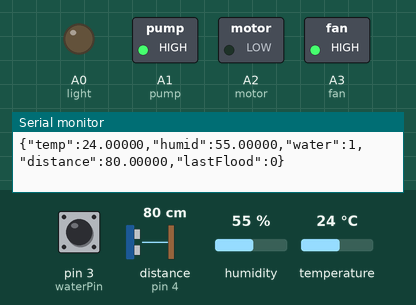
Bench run of a sketch on a simulated Arduino Uno, built with avr-gcc and run on an emulated ATmega328P. On the bench: switched loads named in the sketch (green lamp = pin HIGH), output pins drawn as LEDs (lit = HIGH), the last lines printed to the serial monitor. Wiring (inferred from the names in the program): ultrasonic range finder: trigger pin 4; echo pin 4. The test bench sets the inputs (shaded band); at power-on: humidity 55 %, pin 3 (waterPin) HIGH, distance to the obstacle (sensor on pin 4) 80 cm, temperature 24 °C. The echo pulse lasts 58.3 µs per cm.

Above: at 1.2 s.
1.3 s: humidity set to 39 %
7.4 s: humidity set to 36 %
At 8.7 s:
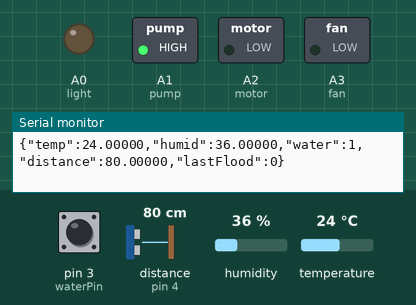
15.9 s: humidity set to 44 %
22.0 s: humidity set to 47 %
At 23.2 s:
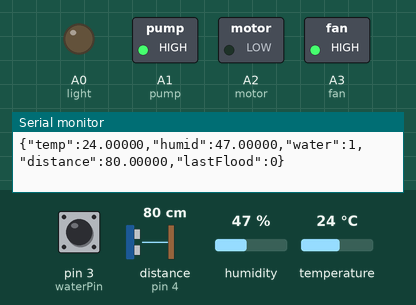
28.1 s: humidity set to 22 %
At 29.4 s:
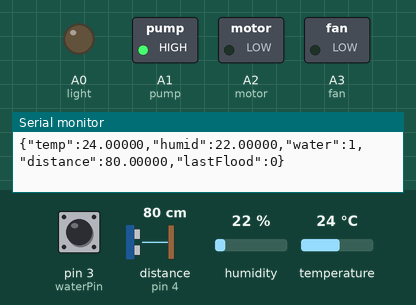
Timing chart, 0 to 31.1 s (numbered marks = the images above; inputs shaded):
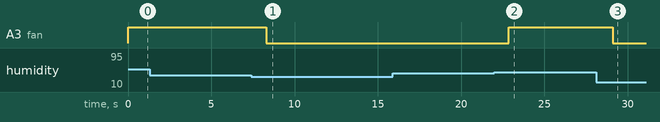

The sketch:

alpha_prototyp.ino
```cpp
//__________________________________________
//
// 	           PLANTS & MACHINES
//            early alpha v-0.0.1
//
//              Martin Breuer
//
//                  GPLv2
//
//__________________________________________


#include <DHT.h>
#include <Arduino.h>
#include "get_airthsensor.ino"
#include "get_distance.ino"
#include <avr/io.h>
#include <avr/interrupt.h>
#include <aJSON.h>

// switching high and low because of relay board config (relay is off on HIGH)
#define LIGHT_ON false
#define LIGHT_OFF true
#define PUMP_ON false
#define PUMP_OFF true

// actor state switches for ISR
volatile boolean lightStatus = LIGHT_ON;
volatile boolean pumpStatus  = PUMP_OFF;

// actors pins going to relays
const int light = A0;
const int pump = A1;
const int motor = A2;
const int fan  = A3;

// sensors pins
const int airthsensor = DHT11;
const int airthPin = 2;
const int waterPin = 3;
const int distPin = 4;

// define cycle times in seconds
const int lightOnFor = 43200;
const int lightOffFor = 43200;
const int floodEvery = 900;

// conter, use volatile to be able to increment and reset inside ISR
volatile int secLightOn   = 0;
volatile int secLightOff  = 0;
volatile int secLastFlood = 0;

// sensor readout
float distance = 0;
float airHumid = 0;
float airTemp = 0;
boolean water = 1;
DHT dht (airthPin, airthsensor);
aJsonStream serial_stream(&Serial);

void setup ()
{
  Serial.begin(9600);
  dht.begin();

  // apply INPUT and OUTPUT definition only for digital pins
  pinMode(airthPin, INPUT);
  pinMode(distPin, INPUT);
  pinMode(waterPin, INPUT);

  // set ANALOG pins to act digital
  pinMode(pump, OUTPUT);
  pinMode(motor, OUTPUT);
  pinMode(fan, OUTPUT);
  pinMode(light, OUTPUT);

  // use internal pullup
  digitalWrite(waterPin, HIGH);

  // switch all actors off
  digitalWrite(pump, pumpStatus);
  digitalWrite(motor, LOW);
  digitalWrite(fan, LOW);
  digitalWrite(light, lightStatus);

  // initialize Timer1
  cli();         // disable global interrupts

  TCCR1A = 0;    // set entire TCCR1A register to 0
  TCCR1B = 0;    // same for TCCR1B

  OCR1A = 15624;          // set compare match register to desired timer count. 16 MHz with 1024 prescaler = 15624 counts/s
  TCCR1B |= (1 << WGM12); // turn on CTC mode. clear timer on compare match

  // Set CS10 and CS12 bits for 1024 prescaler
  TCCR1B |= (1 << CS10);
  TCCR1B |= (1 << CS12);

  // enable timer compare interrupt:
  TIMSK1 |= (1 << OCIE1A);

  sei(); // enable global interrupts
}

  aJsonObject *createMessage(){
    aJsonObject *msg = aJson.createObject();
    aJson.addNumberToObject(msg, "temp", (float)airTemp);
    aJson.addNumberToObject(msg, "humid", (float)airHumid);
    aJson.addNumberToObject(msg, "water", (boolean)water);
    aJson.addNumberToObject(msg, "distance", (float)distance);
    aJson.addNumberToObject(msg, "lastFlood", secLastFlood/60);
    return msg;
  }

// gets called exacly once per second
ISR(TIMER1_COMPA_vect)
{
    if (lightStatus == LIGHT_ON)
    {
      secLightOn++;
      if (secLightOn == lightOnFor)
      {
        lightStatus = LIGHT_OFF;
        secLightOn = 0;
      }
    }

    else if (lightStatus == LIGHT_OFF)
    {
      secLightOff++;
      if (secLightOff == lightOffFor)
      {
        lightStatus = LIGHT_ON;
        secLightOff = 0;
      }
    }

   if (pumpStatus == PUMP_OFF)
   {
     secLastFlood++;
     if (secLastFlood == floodEvery)
     {
       pumpStatus = PUMP_ON;
       secLastFlood = 0;
     }
   }

  else if (pumpStatus == PUMP_ON && water == true)
  {
    pumpStatus = PUMP_OFF;
  }
}

void rise ()
{
  distance = get_distance();
}


void cool ()
{
  airHumid = get_airHumid();

  if (airHumid > 45)
  {
    digitalWrite (fan, HIGH);
    // Serial.println ("FAN ON HUMIDITY HIGH");
  }

  else if (airHumid < 38)
  {
    digitalWrite (fan, LOW);
    // Serial.println ("FAN OFF HUMIDITY OKAY");
  }


  airTemp = get_airTemp();


  if (airTemp > 35)
  {
    digitalWrite (fan, HIGH);
    // Serial.println ("FAN ON TEMP HIGH");
  }
}

boolean get_water()
{
  return digitalRead(waterPin);
}

void loop ()
{

  rise();
  cool();
  water = get_water();

  digitalWrite (light, lightStatus);
  digitalWrite (pump, pumpStatus);

  aJsonObject *msg = createMessage();
  aJson.print(msg, &serial_stream);
  Serial.println();
  aJson.deleteItem(msg);


}
```

aJSON.h
```cpp
// (licence header left out)
#ifndef aJson__h
#define aJson__h

#include <Print.h>
#include <Stream.h>
#include <Client.h>

/******************************************************************************
 * Definitions
 ******************************************************************************/
// aJson Types:
#define aJson_False 0
#define aJson_True 1
#define aJson_NULL 2
#define aJson_Int 3
#define aJson_Float 4
#define aJson_String 5
#define aJson_Array 6
#define aJson_Object 7

#define aJson_IsReference 128

#ifndef EOF
#define EOF -1
#endif

// The aJson structure:
typedef struct aJsonObject {
        char *name; // The item's name string, if this item is the child of, or is in the list of subitems of an object.
	struct aJsonObject *next, *prev; // next/prev allow you to walk array/object chains. Alternatively, use GetArraySize/GetArrayItem/GetObjectItem
	struct aJsonObject *child; // An array or object item will have a child pointer pointing to a chain of the items in the array/object.

	char type; // The type of the item, as above.

	union {
		char *valuestring; // The item's string, if type==aJson_String
		char valuebool; //the items value for true & false
		int valueint; // The item's number, if type==aJson_Number
		double valuefloat; // The item's number, if type==aJson_Number
	};
} aJsonObject;

/* aJsonStream is stream representation of aJson for its internal use;
 * it is meant to abstract out differences between Stream (e.g. serial
 * stream) and Client (which may or may not be connected) or provide even
 * stream-ish interface to string buffers. */
class aJsonStream : public Print {
public:
	aJsonStream(Stream *stream_)
		: stream_obj(stream_), bucket(EOF)
		{}
	/* Use this to check if more data is available, as aJsonStream
	 * can read some more data than really consumed and automatically
	 * skips separating whitespace if you use this method. */
	virtual bool available();

	int parseNumber(aJsonObject *item);
	int printInt(aJsonObject *item);
	int printFloat(aJsonObject *item);

	int parseString(aJsonObject *item);
	int printStringPtr(const char *str);
	int printString(aJsonObject *item);

	int skip();

	int parseValue(aJsonObject *item, char** filter);
	int printValue(aJsonObject *item);

	int parseArray(aJsonObject *item, char** filter);
	int printArray(aJsonObject *item);

	int parseObject(aJsonObject *item, char** filter);
	int printObject(aJsonObject *item);

protected:
	/* Blocking load of character, returning EOF if the stream
	 * is exhausted. */
	/* Base implementation just looks at bucket, returns EOF
	 * otherwise; descendats take care of the real reading. */
	virtual int getch();
	virtual size_t readBytes(uint8_t *buffer, size_t len);
	/* Return the character back to the front of the stream
	 * after loading it with getch(). Only returning a single
	 * character is supported. */
	virtual void ungetch(char ch);

	/* Inherited from class Print. */
	virtual size_t write(uint8_t ch);

	/* stream attribute is used only from virtual functions,
	 * therefore an object inheriting aJsonStream may avoid
	 * using streams completely. */
	Stream *stream_obj;
	/* Use this accessor for stream retrieval; some subclasses
	 * may use their own stream subclass. */
	virtual inline Stream *stream() { return stream_obj; }

	/* bucket is EOF by default. Otherwise, it is a character
	 * to be returned by next getch() - returned by a call
	 * to ungetch(). */
	int bucket;
};

/* JSON stream that consumes data from a connection (usually
 * Ethernet client) until the connection is closed. */
class aJsonClientStream : public aJsonStream {
public:
	aJsonClientStream(Client *stream_)
		: aJsonStream(NULL), client_obj(stream_)
		{}

private:
	virtual int getch();

	Client *client_obj;
	virtual inline Client *stream() { return client_obj; }
};

/* JSON stream that is bound to input and output string buffer. This is
 * for internal usage by string-based aJsonClass methods. */
/* TODO: Elastic output buffer support. */
class aJsonStringStream : public aJsonStream {
public:
	/* Either of inbuf, outbuf can be NULL if you do not care about
	 * particular I/O direction. */
	aJsonStringStream(char *inbuf_, char *outbuf_ = NULL, size_t outbuf_len_ = 0)
		: aJsonStream(NULL), inbuf(inbuf_), outbuf(outbuf_), outbuf_len(outbuf_len_)
	{
		inbuf_len = inbuf ? strlen(inbuf) : 0;
	}

	virtual bool available();

private:
	virtual int getch();
	virtual size_t write(uint8_t ch);

	char *inbuf, *outbuf;
	size_t inbuf_len, outbuf_len;
};

class aJsonClass {
	/******************************************************************************
	 * Constructors
	 ******************************************************************************/

	/******************************************************************************
	 * User API
	 ******************************************************************************/
public:
	// Supply a block of JSON, and this returns a aJson object you can interrogate. Call aJson.deleteItem when finished.
        aJsonObject* parse(aJsonStream* stream); //Reads from a stream
        aJsonObject* parse(aJsonStream* stream,char** filter_values); //Read from a file, but only return values include in the char* array filter_values
	aJsonObject* parse(char *value); //Reads from a string
	// Render a aJsonObject entity to text for transfer/storage. Free the char* when finished.
	int print(aJsonObject *item, aJsonStream* stream);
	char* print(aJsonObject* item);
	//Renders a aJsonObject directly to a output stream
	char stream(aJsonObject *item, aJsonStream* stream);
	// Delete a aJsonObject entity and all sub-entities.
	void deleteItem(aJsonObject *c);

	// Returns the number of items in an array (or object).
	unsigned char getArraySize(aJsonObject *array);
	// Retrieve item number "item" from array "array". Returns NULL if unsuccessful.
	aJsonObject* getArrayItem(aJsonObject *array, unsigned char item);
	// Get item "string" from object. Case insensitive.
	aJsonObject* getObjectItem(aJsonObject *object, const char *string);

	// These calls create a aJsonObject item of the appropriate type.
	aJsonObject* createNull();
	aJsonObject* createTrue();
	aJsonObject* createFalse();
	aJsonObject* createItem(char b);
	aJsonObject* createItem(int num);
	aJsonObject* createItem(double num);
	aJsonObject* createItem(const char *string);
	aJsonObject* createArray();
	aJsonObject* createObject();

	// These utilities create an Array of count items.
	aJsonObject* createIntArray(int *numbers, unsigned char count);
	aJsonObject* createFloatArray(double *numbers, unsigned char count);
	aJsonObject* createDoubleArray(double *numbers, unsigned char count);
	aJsonObject* createStringArray(const char **strings, unsigned char count);

	// Append item to the specified array/object.
	void addItemToArray(aJsonObject *array, aJsonObject *item);
	void addItemToObject(aJsonObject *object, const char *string,
			aJsonObject *item);
	// Append reference to item to the specified array/object. Use this when you want to add an existing aJsonObject to a new aJsonObject, but don't want to corrupt your existing aJsonObject.
	void addItemReferenceToArray(aJsonObject *array, aJsonObject *item);
	void addItemReferenceToObject(aJsonObject *object, const char *string,
			aJsonObject *item);

	// Remove/Detach items from Arrays/Objects.
	aJsonObject* detachItemFromArray(aJsonObject *array, unsigned char which);
	void deleteItemFromArray(aJsonObject *array, unsigned char which);
	aJsonObject* detachItemFromObject(aJsonObject *object, const char *string);
	void deleteItemFromObject(aJsonObject *object, const char *string);

	// Update array items.
	void replaceItemInArray(aJsonObject *array, unsigned char which,
			aJsonObject *newitem);
	void replaceItemInObject(aJsonObject *object, const char *string,
			aJsonObject *newitem);

	void addNullToObject(aJsonObject* object, const char* name);
	void addTrueToObject(aJsonObject* object, const char* name);
	void addFalseToObject(aJsonObject* object, const char* name);
	void addNumberToObject(aJsonObject* object, const char* name, int n);
        void addNumberToObject(aJsonObject* object, const char* name, double n);
	void addStringToObject(aJsonObject* object, const char* name,
					const char* s);

protected:
	friend class aJsonStream;
	static aJsonObject* newItem();

private:
	void suffixObject(aJsonObject *prev, aJsonObject *item);

	aJsonObject* createReference(aJsonObject *item);
};

extern aJsonClass aJson;

#endif
```

stringbuffer.h
```cpp
// (licence header left out)
#ifndef STRINGBUFFER_H_
#define STRINGBUFFER_H_

typedef struct
{
  char* string;
  unsigned int memory;
  unsigned int string_length;
} string_buffer;

#ifdef __cplusplus
extern "C"
{
#endif

  string_buffer*
  stringBufferCreate(void);

  char
  stringBufferAdd(char value, string_buffer* buffer);

  char*
  stringBufferToString(string_buffer* buffer);

  void
  stringBufferFree(string_buffer* buffer);

#ifdef __cplusplus
}
#endif
#endif /* STRINGBUFFER_H_ */
```

get_airthsensor.ino
```cpp
extern DHT dht;

float get_airHumid ()
{
  return dht.readHumidity();
}

float get_airTemp ()
{
  return dht.readTemperature();
}
```

get_distance.ino
```cpp
extern const int distPin;


long microsecondsToCentimeters(long microseconds)
{
  // speed of sound is 340 m/s or 29 microseconds per centimeter.
  return microseconds / 29 / 2;
}


long get_distance ()
{
  long duration;

  cli(); // disable global interrupts to get an acurate reading

  // PING is triggered by a HIGH pulse of 2 or more microseconds.
  // Give a short LOW pulse beforehand to ensure a clean HIGH pulse

  pinMode(distPin, OUTPUT);
  digitalWrite(distPin, LOW);
  delayMicroseconds(2);
  digitalWrite(distPin, HIGH);
  delayMicroseconds(5);
  digitalWrite(distPin, LOW);

  // how long does it take till the ping retruns

  pinMode(distPin, INPUT);
  duration = pulseIn(distPin, HIGH);

  sei(); // enable global interrupts again

  // convert the time into a distance
  return microsecondsToCentimeters(duration);
}
```

Measured:
- the behaviour switches between 38 and 37 % on humidity (found by bisection; images 0 and 1)
- the behaviour switches between 45 and 46 % on humidity (found by bisection; images 1 and 2)
- after the input at 7.4 s, A3 (fan): HIGH → LOW after 0.91 s
- after the input at 22.0 s, A3 (fan): LOW → HIGH after 0.87 s
- after the input at 28.1 s, A3 (fan): HIGH → LOW after 1.0 s
